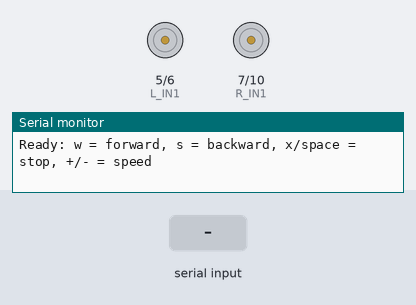
Simulated run of this sketch. Board: Seeed XIAO ESP32-C3. Shown: motor-driver pin pairs drawn as motors (green arrow = first pin HIGH = forward, orange = second pin HIGH = backward, longer = more drive), the last lines printed to the serial monitor. The inputs (shaded band) are chosen by the test bench.

Above: at 2.2 s.
2.3 s: "w" received over Serial
At 2.8 s:
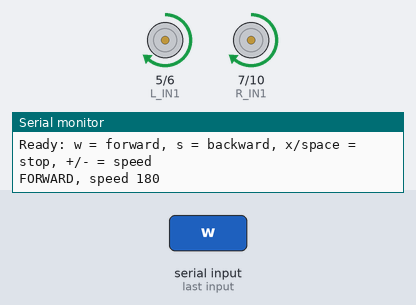
3.8 s: "s" received over Serial
At 5.0 s:
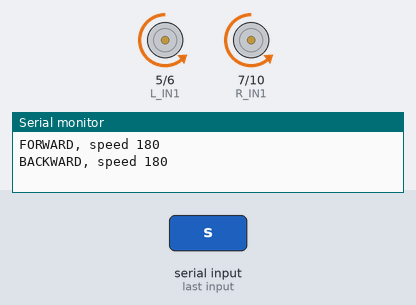
5.3 s: "+" received over Serial
At 6.3 s:
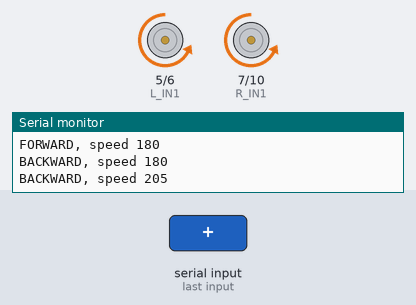
6.8 s: "W" received over Serial
At 7.4 s:
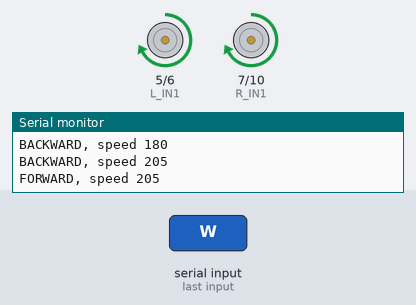
8.3 s: "S" received over Serial
At 9.5 s:
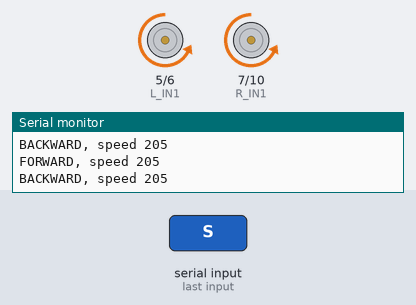
9.8 s: "-" received over Serial
At 10.9 s:
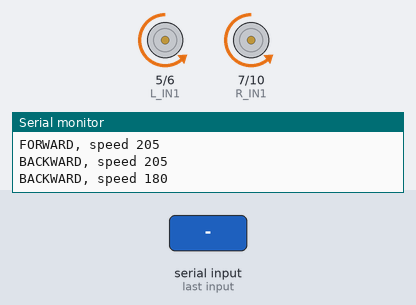
Timing chart, 0 to 12.3 s (numbered marks = the images above; inputs shaded):
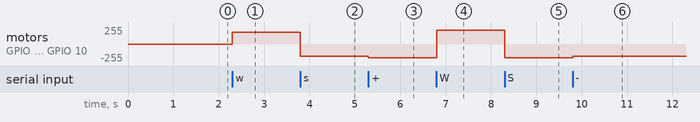

Measured:
- after the input at 2.3 s, motor on GPIO 5 (L_IN1) / GPIO 6 (L_IN2), motor on GPIO 7 (R_IN1) / GPIO 10 (R_IN2): stopped → forward 180/255 at once
- after the input at 3.8 s, motor on GPIO 5 (L_IN1) / GPIO 6 (L_IN2), motor on GPIO 7 (R_IN1) / GPIO 10 (R_IN2): forward 180/255 → backward 180/255 at once
- after the input at 5.3 s, motor on GPIO 5 (L_IN1) / GPIO 6 (L_IN2), motor on GPIO 7 (R_IN1) / GPIO 10 (R_IN2): backward 180/255 → backward 205/255 at once
- after the input at 6.8 s, motor on GPIO 5 (L_IN1) / GPIO 6 (L_IN2), motor on GPIO 7 (R_IN1) / GPIO 10 (R_IN2): backward 205/255 → forward 205/255 at once
- after the input at 8.3 s, motor on GPIO 5 (L_IN1) / GPIO 6 (L_IN2), motor on GPIO 7 (R_IN1) / GPIO 10 (R_IN2): forward 205/255 → backward 205/255 at once
- after the input at 9.8 s, motor on GPIO 5 (L_IN1) / GPIO 6 (L_IN2), motor on GPIO 7 (R_IN1) / GPIO 10 (R_IN2): backward 205/255 → backward 180/255 at once

The sketch:

drive_serial.ino
```cpp
// 2) Keyboard control over the USB cable (Serial).
// Board: Seeed XIAO ESP32-C3 + MX1508. Same wiring as drive_test.ino.
// Tools > USB CDC On Boot > Enabled
//
// Commands (single characters, 115200 baud):
//   w = forward    s = backward    x or space = stop
//   + = faster     - = slower
// Either type them in the Serial Monitor (letter + Enter),
// or run drive_serial.py on the laptop to drive with key presses (no Enter needed).

const int L_IN1 = 5;   // D3
const int L_IN2 = 6;   // D4
const int R_IN1 = 7;   // D5
const int R_IN2 = 10;  // D10

int speed = 180;       // 0-255
int direction = 0;     // 1 forward, -1 backward, 0 stop

void setMotor(int pinA, int pinB, int s) {
  if (s > 0)      { analogWrite(pinA, s);  analogWrite(pinB, 0); }
  else if (s < 0) { analogWrite(pinA, 0);  analogWrite(pinB, -s); }
  else            { analogWrite(pinA, 0);  analogWrite(pinB, 0); }
}

void drive(int s) {
  setMotor(L_IN1, L_IN2, s);
  setMotor(R_IN1, R_IN2, s);
}

void apply() {
  drive(direction * speed);
  Serial.printf("%s, speed %d\n",
                direction > 0 ? "FORWARD" : direction < 0 ? "BACKWARD" : "STOP", speed);
}

void handleCommand(char c) {
  switch (c) {
    case 'w': case 'W': direction = 1;  break;
    case 's': case 'S': direction = -1; break;
    case 'x': case 'X': case ' ': direction = 0; break;
    case '+': speed = min(speed + 25, 255); break;
    case '-': speed = max(speed - 25, 60);  break;
    default: return;   // ignore Enter and other characters
  }
  apply();
}

void setup() {
  pinMode(L_IN1, OUTPUT); pinMode(L_IN2, OUTPUT);
  pinMode(R_IN1, OUTPUT); pinMode(R_IN2, OUTPUT);
  drive(0);
  Serial.begin(115200);
  delay(1000);
  Serial.println("Ready: w = forward, s = backward, x/space = stop, +/- = speed");
}

void loop() {
  while (Serial.available()) handleCommand(Serial.read());
}
```
